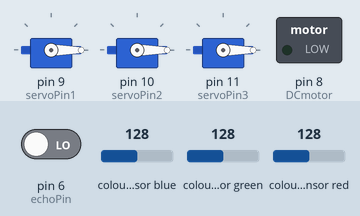
Simulated run of this sketch. Board: Arduino Uno, built with avr-gcc and run on an emulated ATmega328P. Shown: 3 × servo, switched loads named in the sketch (green lamp = pin HIGH). Wiring (inferred from the names in the program): TCS3200 colour sensor: output pin 12; S2 pin 4; S3 pin 5; S0 pin 2; S1 pin 3. The test bench sets the inputs (shaded band); at power-on: colour sensor blue 128, pin 6 (echoPin) LOW, colour sensor green 128, colour sensor red 128. Pins used as bus, display or sensor lines are not drawn.

Above: at 1.2 s.
1.3 s: colour sensor blue set to 114
2.8 s: colour sensor blue set to 107
At 4.2 s:
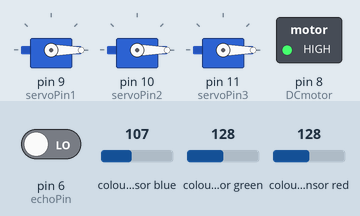
Timing chart, 0 to 5.8 s (numbered marks = the images above; inputs shaded):
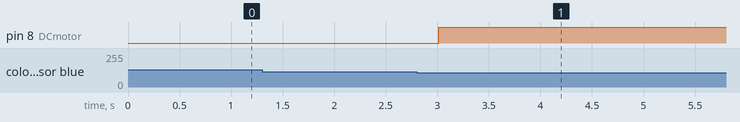

The sketch:

main.ino
```cpp
#include <Servo.h>

#define servoPin1 9
#define servoPin2 10
#define servoPin3 11
#define trigPin 7
#define echoPin 6
#define s0 2
#define s1 3
#define s2 4
#define s3 5
#define sensorOut 12
#define DCmotor 8

Servo servo1;
Servo servo2;
Servo servo3;

long _duration;
int _distance;
int distance;

int frequencyRed, frequencyGreen, frequencyBlue;
int r_g, g_b, b_r;
int r_count = 0;
int g_count = 0;
int b_count = 0;
int color;

int sense_color();
int measure_distance();
void move_conveyor(int distance_away);
void push_object(Servo servo);

void setup() {
  pinMode(trigPin, OUTPUT);
  pinMode(echoPin, INPUT);
  pinMode(DCmotor, OUTPUT);

  // Setting the Color
  pinMode(s0, OUTPUT);
  pinMode(s1, OUTPUT);
  pinMode(s2, OUTPUT);
  pinMode(s3, OUTPUT);
  pinMode(sensorOut, INPUT);

  digitalWrite(s0, HIGH);
  digitalWrite(s1, LOW);

  servo1.attach(servoPin1);
  servo2.attach(servoPin2);
  servo3.attach(servoPin3);

  servo1.write(0);
  servo2.write(0);
  servo3.write(0);
}


void loop() {
  distance = measure_distance();

  if (distance <= 7) {
    color = sense_color();

    switch (color) {
      case 1:
        move_conveyor(12);
        push_object(servo1);
        break;
      case 2:
        move_conveyor(18);
        push_object(servo2);
        break;
      case 3:
        move_conveyor(24);
        push_object(servo3);
        break;
    }
  }

  r_count = 0;
  g_count = 0;
  b_count = 0;
}

void push_object(Servo servo) {
  servo.write(180);
  delay(1000);
  servo.write(0);
}

int measure_distance(){
  // Measure the distance in front of the ultrasonic sensor
  digitalWrite(trigPin, LOW);
  delay(2);
  digitalWrite(trigPin, HIGH);
  delay(5);
  digitalWrite(trigPin, LOW);
  _duration = pulseIn(echoPin, HIGH);
  _distance = _duration*0.034/2; //lalabas ay distance in centimeters
  delay(200);
  return _distance;
}

void move_conveyor(int distance_away) {
  for (distance; distance < distance_away; ) {
    digitalWrite(DCmotor, HIGH);
    distance = measure_distance();
  }
  digitalWrite(DCmotor, LOW);
}

int sense_color(){
  // Sense Color Red
  digitalWrite(s2, LOW);
  digitalWrite(s3, LOW);
  frequencyRed = pulseIn(sensorOut, LOW);
  delay(100);

  // Sense Color Green
  digitalWrite(s2, HIGH);
  digitalWrite(s3, HIGH);
  frequencyGreen = pulseIn(sensorOut, LOW);
  delay(100);

  // Sense Color Blue
  digitalWrite(s2, LOW);
  digitalWrite(s3, HIGH);
  frequencyBlue = pulseIn(sensorOut, LOW);
  delay(100);

  r_g = frequencyRed - frequencyGreen;
  g_b = frequencyGreen - frequencyBlue;
  b_r = frequencyBlue - frequencyRed;

  if (r_g <= 5) {
      r_count++;
  } else {
      g_count++;
  }

  if (g_b <= 5) {
      g_count++;
  } else {
      b_count++;
  }

  if (b_r <= 5) {
      b_count++;
  } else {
      r_count++;
  }

  if (r_count > g_count && r_count > b_count) {
    return 1;
  } else if (g_count > r_count && g_count > b_count) {
    return 2;
  } else if (b_count > r_count && b_count > g_count) {
    return 3;
  } else {
    return 4;
  }
}
```

Measured:
- the behaviour switches between 111 and 110 on colour sensor blue (found by bisection; images 0 and 1)
- after the input at 1.3 s, every drawn part: stays the same
- after the input at 2.8 s, pin 8 (DCmotor): LOW → HIGH after 0.22 s
